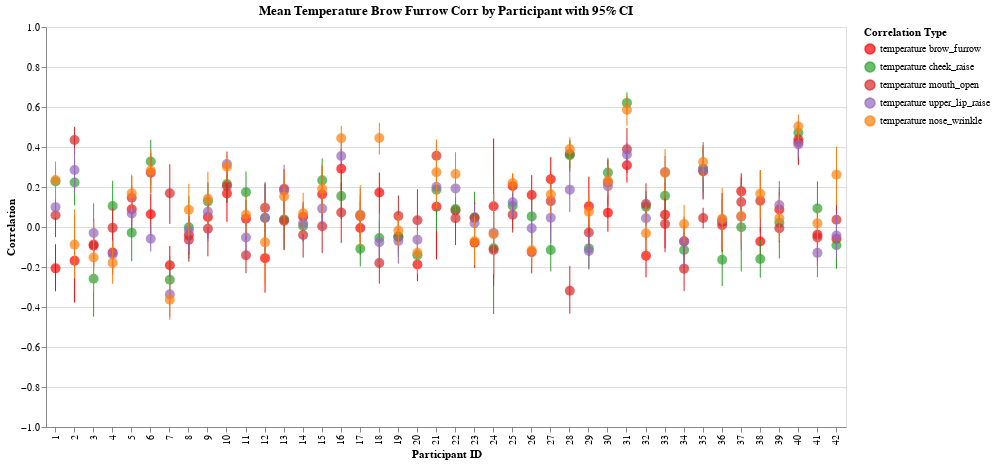

Notebook code cell kept with this figure:
### Code cell
corrs_by_participant = {}
plots = {}

for feature in facial_features:
    col1, col2 = "temperature", feature

    corr_by_trial = calculate_correlations_by_trial(df, col1, col2)
    corrs_by_participant[feature] = aggregate_correlations_fisher_z(
        corr_by_trial, col1, col2, "participant_id", include_ci=True
    )
    plot_correlations_by_trial(corr_by_trial, col1, col2)
    plots[feature] = plot_correlations_by_participant(
        corrs_by_participant[feature], col1, col2, with_config=False, color_map=COLORS
    )

combined_chart = (
    plots["brow_furrow"]
    + plots["cheek_raise"]
    + plots["mouth_open"]
    + plots["upper_lip_raise"]
    + plots["nose_wrinkle"]
)
combined_chart
